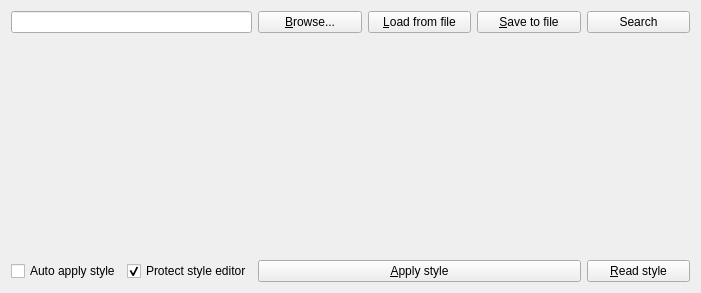
<?xml version="1.0" encoding="UTF-8"?>
<ui version="4.0">
 <class>MRuntimeStylesheetEditor</class>
 <widget class="QWidget" name="MRuntimeStylesheetEditor">
  <property name="geometry">
   <rect>
    <x>0</x>
    <y>0</y>
    <width>701</width>
    <height>293</height>
   </rect>
  </property>
  <property name="windowTitle">
   <string>Form</string>
  </property>
  <layout class="QHBoxLayout" name="horizontalLayout">
   <item>
    <layout class="QGridLayout" name="gridLayout">
     <item row="0" column="5">
      <widget class="QPushButton" name="search">
       <property name="text">
        <string>Search</string>
       </property>
      </widget>
     </item>
     <item row="0" column="4">
      <widget class="QPushButton" name="saveToFile">
       <property name="text">
        <string>&amp;Save to file</string>
       </property>
      </widget>
     </item>
     <item row="2" column="5">
      <widget class="QPushButton" name="readAppStyle">
       <property name="text">
        <string>&amp;Read style</string>
       </property>
      </widget>
     </item>
     <item row="0" column="2">
      <widget class="QPushButton" name="browseFile">
       <property name="text">
        <string>&amp;Browse...</string>
       </property>
      </widget>
     </item>
     <item row="0" column="3">
      <widget class="QPushButton" name="loadFromFile">
       <property name="text">
        <string>&amp;Load from file</string>
       </property>
      </widget>
     </item>
     <item row="1" column="0" colspan="6">
      <widget class="QFrame" name="styleTextFrame">
        <layout class="QHBoxLayout" name="styleTextFrameLayout"/>
      </widget>
     </item>
     <item row="2" column="2" colspan="3">
      <widget class="QPushButton" name="applyStyle">
       <property name="text">
        <string>&amp;Apply style</string>
       </property>
      </widget>
     </item>
     <item row="2" column="0">
      <widget class="QCheckBox" name="autoApplyStyle">
       <property name="text">
        <string>Auto apply style</string>
       </property>
      </widget>
     </item>
     <item row="2" column="1">
      <widget class="QCheckBox" name="protectStyleEditor">
       <property name="text">
        <string>Protect style editor</string>
       </property>
       <property name="checked">
        <bool>true</bool>
       </property>
      </widget>
     </item>
     <item row="0" column="0" colspan="2">
      <widget class="QLineEdit" name="filenameLineEdit"/>
     </item>
    </layout>
   </item>
  </layout>
 </widget>
 <resources/>
 <connections/>
</ui>
